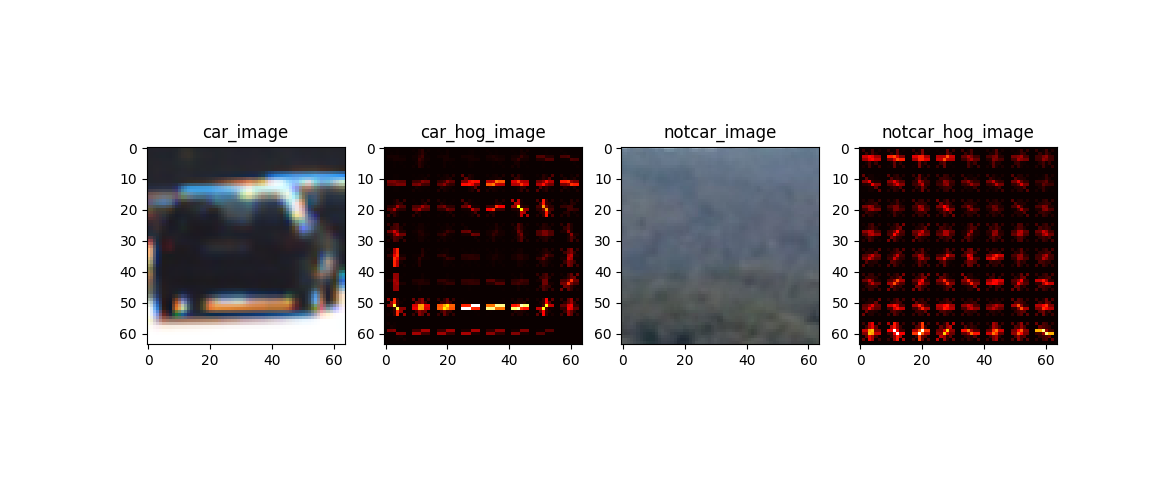
#> input picture examples/HOG_example.png, 1174 x 486 px
$ python -i lesson_functions.py   (imports and definitions only)   (older library calls are emulated)
#> lines starting #> are read from the running program, lines starting #| are printed output that depends on the picture
import matplotlib.image as mpimg
import numpy as np
import cv2
from skimage.feature import hog
import matplotlib.pyplot as plt


# Define a function to return HOG features and visualization
def get_hog_features(img, orient, pix_per_cell, cell_per_block,
                        vis=False, feature_vec=True):
    # Call with two outputs if vis==True
    if vis == True:
        features, hog_image = hog(img, orientations=orient,
                                  pixels_per_cell=(pix_per_cell, pix_per_cell),
                                  block_norm= 'L2-Hys',
                                  cells_per_block=(cell_per_block, cell_per_block),
                                  transform_sqrt=True,
                                  visualise=vis, feature_vector=feature_vec)
        return features, hog_image
    # Otherwise call with one output
    else:
        features = hog(img, orientations=orient,
                       pixels_per_cell=(pix_per_cell, pix_per_cell),
                       cells_per_block=(cell_per_block, cell_per_block),
                       block_norm= 'L2-Hys',
                       transform_sqrt=True,
                       visualise=vis, feature_vector=feature_vec)
        return features

# Define a function to compute binned color features
def bin_spatial(img, size=(32, 32)):
    # Use cv2.resize().ravel() to create the feature vector
    features = cv2.resize(img, size).ravel()
    # Return the feature vector
    return features

# Define a function to compute color histogram features
# NEED TO CHANGE bins_range if reading .png files with mpimg!
def color_hist(img, nbins=32):          #, bins_range=(0, 256)):
    # Compute the histogram of the color channels separately
    channel1_hist = np.histogram(img[:,:,0], bins=nbins)        #, range=bins_range)
    channel2_hist = np.histogram(img[:,:,1], bins=nbins)        #, range=bins_range)
    channel3_hist = np.histogram(img[:,:,2], bins=nbins)        #, range=bins_range)
    # Concatenate the histograms into a single feature vector
    hist_features = np.concatenate((channel1_hist[0], channel2_hist[0], channel3_hist[0]))
    # Return the individual histograms, bin_centers and feature vector
    return hist_features


# Define a function to extract features from a single image window
# This function is very similar to extract_features()
# just for a single image rather than list of images
#
# if training data got extracted from .png images (scaled 0 to 1 by mpimg) and the
# image we are searching is a .jpg (scaled 0 to 255) we have to adjust the values
# ATTENTION this must be done manually if we directly use single_img_features()
#           check exract_features() for how it's done there
#           image = image.astype(np.float32)/255
def single_img_features(img, color_space='RGB', spatial_size=(32, 32),
                        hist_bins=32, orient=9,
                        pix_per_cell=8, cell_per_block=2, hog_channel=0,
                        spatial_feat=True, hist_feat=True, hog_feat=True, vis=False):
    #1) Define an empty list to receive features
    img_features = []
    #2) Apply color conversion if other than 'RGB'
    if color_space != 'RGB':
        if color_space == 'HSV':
            feature_image = cv2.cvtColor(img, cv2.COLOR_RGB2HSV)
        elif color_space == 'LUV':
            feature_image = cv2.cvtColor(img, cv2.COLOR_RGB2LUV)
        elif color_space == 'HLS':
            feature_image = cv2.cvtColor(img, cv2.COLOR_RGB2HLS)
        elif color_space == 'YUV':
            feature_image = cv2.cvtColor(img, cv2.COLOR_RGB2YUV)
        elif color_space == 'YCrCb':
            feature_image = cv2.cvtColor(img, cv2.COLOR_RGB2YCrCb)
    else: feature_image = np.copy(img)
    #3) Compute spatial features if flag is set
    if spatial_feat == True:
        spatial_features = bin_spatial(feature_image, size=spatial_size)
        #4) Append features to list
        img_features.append(spatial_features)
    #5) Compute histogram features if flag is set
    if hist_feat == True:
        hist_features = color_hist(feature_image, nbins=hist_bins)
        #6) Append features to list
        img_features.append(hist_features)
    #7) Compute HOG features if flag is set
    if hog_feat == True:
        if hog_channel == 'ALL':
            hog_features = []
            for channel in range(feature_image.shape[2]):
                hog_features.extend(get_hog_features(feature_image[:,:,channel],
                                    orient, pix_per_cell, cell_per_block,
                                    vis=False, feature_vec=True))
        else:
            if vis == True:
                hog_features, hog_image = get_hog_features(feature_image[:,:,hog_channel], orient,
                                                           pix_per_cell, cell_per_block, vis=True, feature_vec=True)
            else:
                hog_features = get_hog_features(feature_image[:,:,hog_channel], orient,
                                                pix_per_cell, cell_per_block, vis=False, feature_vec=True)
        #8) Append features to list
        img_features.append(hog_features)

    #9) Return concatenated array of features
    if vis == True:
        return np.concatenate(img_features), hog_image
    else:
        return np.concatenate(img_features)


# Define a function to extract features from a list of images
# Have this function call bin_spatial() and color_hist()
# [131 lines left out: functions extract_features, slide_window, draw_boxes, search_windows, visualize, not called in this run]

>>> import cv2
>>> picture = cv2.cvtColor(cv2.imread('examples/HOG_example.png'), cv2.COLOR_BGR2RGB)
>>> result = single_img_features(picture)
#> in bin_spatial, `features = cv2.resize(img, size).ravel()`: features = 3072 values, max 255 at index 0, min 0 at index 991, mean 195
#> in single_img_features, `spatial_features = bin_spatial(feature_image, size=spatial_size)`: spatial_features has the same summary as features in bin_spatial
#> in color_hist, `hist_features = np.concatenate((channel1_hist[0], channel2_hist[0], ch..`: hist_features = 96 values, max 408268 at index 31, min 249 at index 66, mean 17830.1
#> in get_hog_features, `features = hog(img, orientations=orient, pixels_per_cell=(pix_per_cell..`:
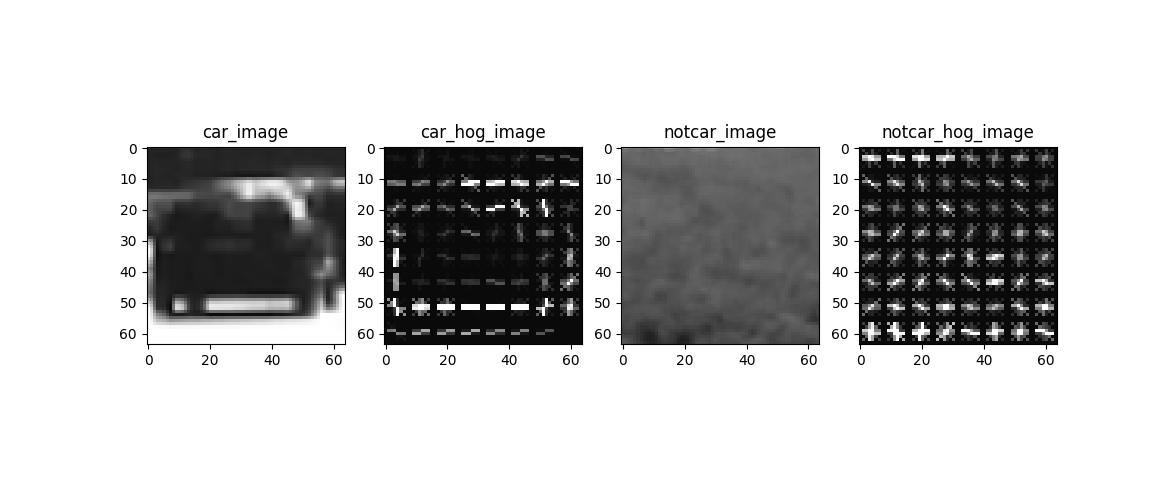
#> img: shape (486, 1174); min 0, max 255, mean 199.5

$ run again, on examples/bboxes_and_heat.png
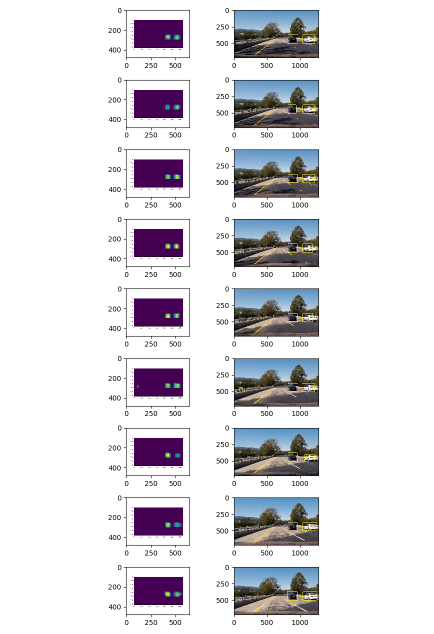
#> input picture examples/bboxes_and_heat.png, 868 x 1268 px (shown at 1/2 size)
#> features = 3072 values, max 255 at index 0, min 0 at index 127, mean 220.5
#> spatial_features has the same summary as features in bin_spatial
#> in color_hist, `hist_features = np.concatenate((channel1_hist[0], channel2_hist[0], ch..`: hist_features = 96 values, max 873454 at index 31, min 736 at index 59, mean 34394.5
#> in get_hog_features, `features = hog(img, orientations=orient, pixels_per_cell=(pix_per_cell..`:
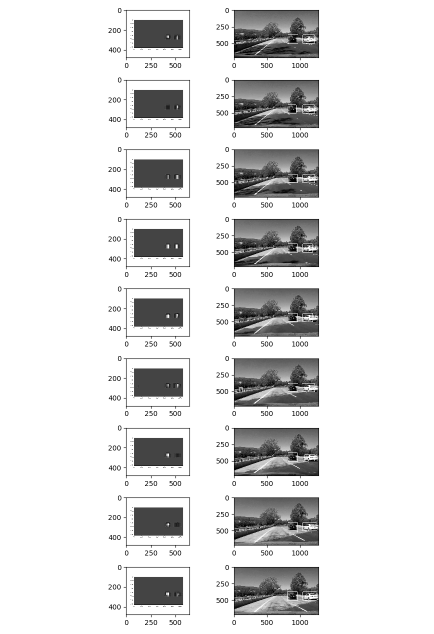
#> img: shape (1268, 868) (shown at 1/2 size); min 0, max 255, mean 223.2

$ run again, on examples/sliding_window_pattern.png
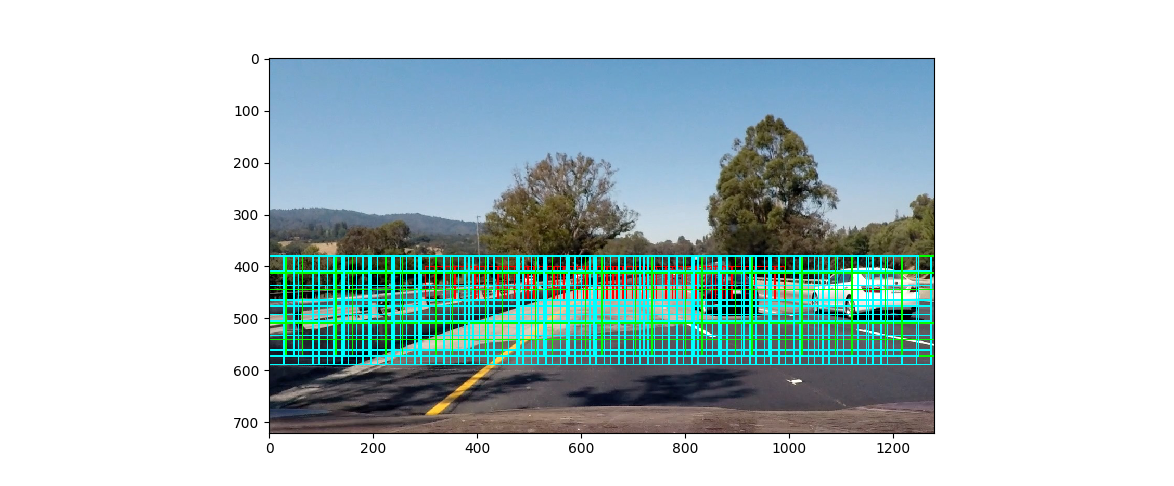
#> input picture examples/sliding_window_pattern.png, 1174 x 486 px
#> features = 3072 values, max 255 at index 0, min 0 at index 1659, mean 196.7
#> spatial_features has the same summary as features in bin_spatial
#> in color_hist, `hist_features = np.concatenate((channel1_hist[0], channel2_hist[0], ch..`: hist_features = 96 values, max 348642 at index 63, min 238 at index 61, mean 17830.1
#> in get_hog_features, `features = hog(img, orientations=orient, pixels_per_cell=(pix_per_cell..`:
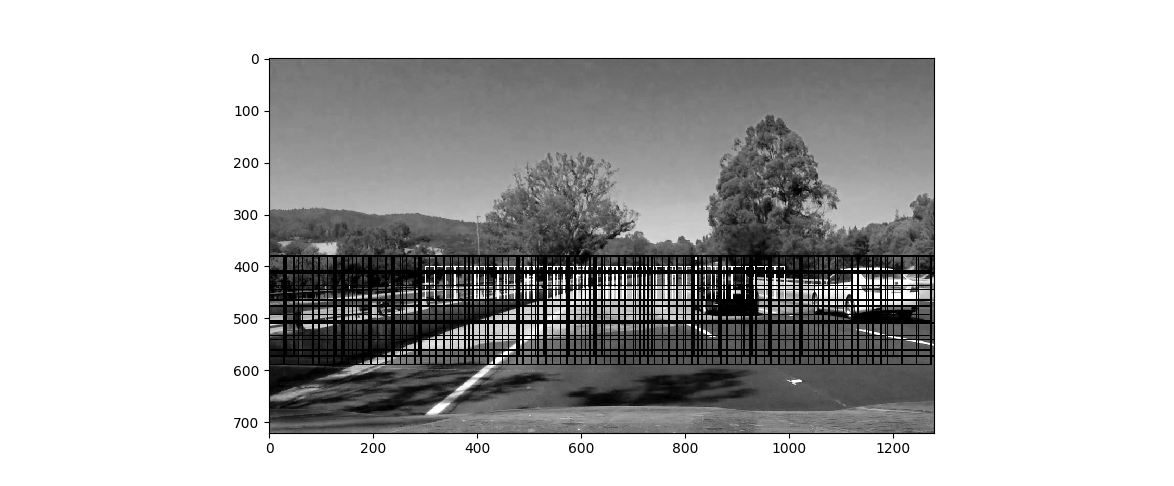
#> img: shape (486, 1174); min 0, max 255, mean 186
